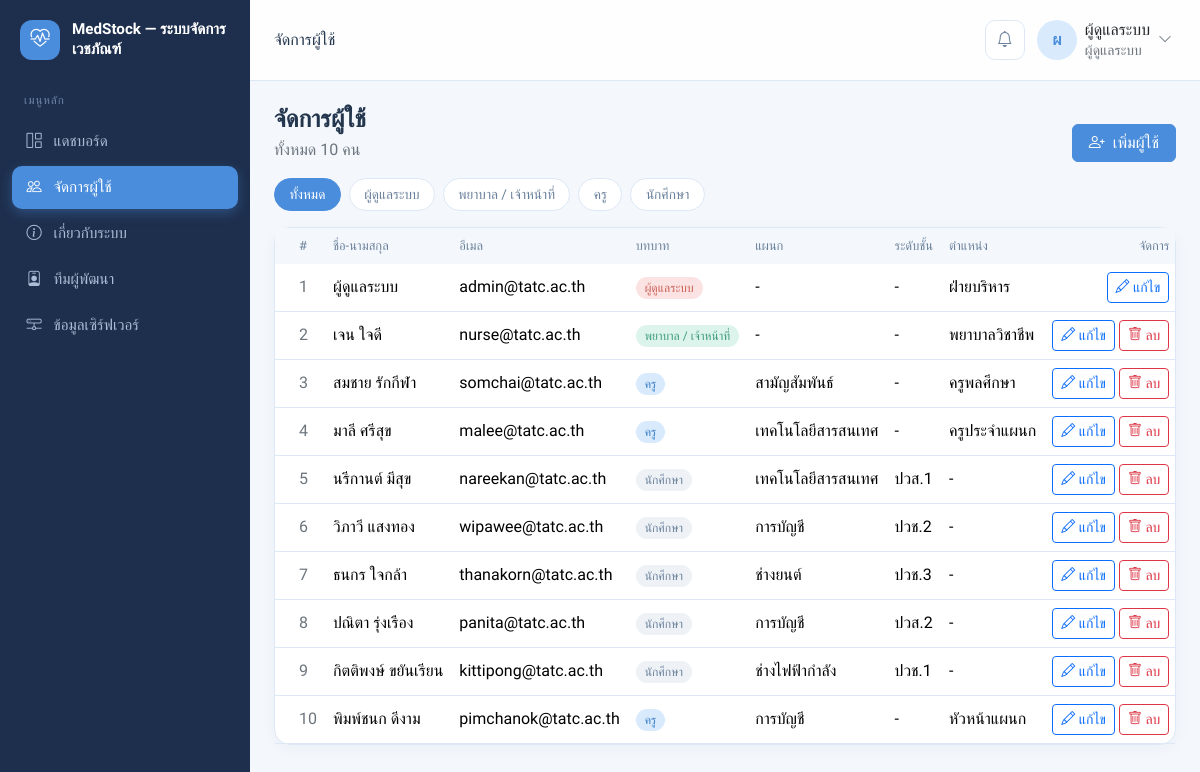
Screenshot of /users/index.php (signed in) with the database file from the repository.
### tables this page shows
CREATE TABLE users (
  id            INT AUTO_INCREMENT PRIMARY KEY,
  email         VARCHAR(255) NOT NULL UNIQUE,
  password_hash VARCHAR(255) NOT NULL,             
  full_name     VARCHAR(150) NOT NULL,
  role          ENUM('admin','nurse','teacher','student') NOT NULL,
  department_id INT NULL,                          
  level_id      INT NULL,                          
  position      VARCHAR(100) NULL,
  created_at    TIMESTAMP NOT NULL DEFAULT CURRENT_TIMESTAMP,
  CONSTRAINT fk_users_department FOREIGN KEY (department_id) REFERENCES departments(id),
  CONSTRAINT fk_users_level      FOREIGN KEY (level_id)      REFERENCES levels(id)
);

CREATE TABLE departments (
  id   INT AUTO_INCREMENT PRIMARY KEY,
  name VARCHAR(100) NOT NULL UNIQUE
);

CREATE TABLE levels (
  id   INT AUTO_INCREMENT PRIMARY KEY,
  name VARCHAR(50) NOT NULL UNIQUE
);

### config.php (called while the page is built, shortened)
<?php
$roles = [
    'admin'   => 'ผู้ดูแลระบบ',
    'nurse'   => 'พยาบาล / เจ้าหน้าที่',
    'teacher' => 'ครู',
    'student' => 'นักศึกษา',
];
function e($s)
{
    return htmlspecialchars((string) $s, ENT_QUOTES, 'UTF-8');
}

### db.php (called while the page is built, shortened)
<?php
require_once __DIR__ . '/config.php';
try {
    $conn = mysqli_connect(DB_HOST, DB_USER, DB_PASS, DB_NAME);
    mysqli_set_charset($conn, 'utf8mb4');
} catch (mysqli_sql_exception $ex) {
    http_response_code(500);
    echo '<!DOCTYPE html><html lang="th"><head><meta charset="UTF-8"><title>เชื่อมต่อฐานข้อมูลไม่ได้</title></head>';
    echo '<body style="font-family:sans-serif;padding:2rem;max-width:640px">';
    echo '<h1>เชื่อมต่อฐานข้อมูลไม่ได้</h1>';
    echo '<p>ตรวจสอบว่าเปิด MySQL ใน XAMPP Control Panel แล้ว และนำเข้าไฟล์ <code>database/medstock_db.sql</code> ผ่าน phpMyAdmin แล้ว</p>';
    echo '</body></html>';
    exit;
}
function current_user()
{
    global $conn;
    static $user = false;
    if ($user === false) {
        $user = null;
        if (!empty($_SESSION['user_id'])) {
            $stmt = mysqli_prepare($conn, 'SELECT id, email, full_name, role FROM users WHERE id = ?');
            mysqli_stmt_bind_param($stmt, 'i', $_SESSION['user_id']);
            mysqli_stmt_execute($stmt);
            $user = mysqli_fetch_assoc(mysqli_stmt_get_result($stmt));
        }
    }
    return $user;
}
function require_login(array $allowedRoles = [])
{
    $user = current_user();
    return $user;
}

### users/index.php (the view, shortened to what this page needs)
<?php
require_once '../db.php';
$me = require_login(['admin']);
$role = $_GET['role'] ?? '';
if (!array_key_exists($role, $roles)) {
    $role = '';
}
$sql = "SELECT u.id, u.full_name, u.email, u.role, u.position,
               d.name AS department_name,
               l.name AS level_name
        FROM users u
        LEFT JOIN departments d ON d.id = u.department_id
        LEFT JOIN levels l ON l.id = u.level_id";
if ($role !== '') {
    $stmt = mysqli_prepare($conn, $sql . ' WHERE u.role = ? ORDER BY u.id');
    mysqli_stmt_bind_param($stmt, 's', $role);
    mysqli_stmt_execute($stmt);
    $result = mysqli_stmt_get_result($stmt);
} else {
    $result = mysqli_query($conn, $sql . ' ORDER BY u.id');
}
$users = mysqli_fetch_all($result, MYSQLI_ASSOC);
$roleBadge = [
    'admin'   => 'badge-soft-coral',
    'nurse'   => 'badge-soft-mint',
    'teacher' => 'badge-soft-blue',
    'student' => 'badge-soft-muted',
];
$base = '../';
$pageTitle = 'จัดการผู้ใช้';
$activeMenu = 'users';
require '../includes/header.php';
?>
<div class="d-flex flex-wrap align-items-end justify-content-between gap-2 mb-3">
  <div>
    <h1 class="h4 fw-semibold mb-1">จัดการผู้ใช้</h1>
    <p class="text-secondary mb-0">ทั้งหมด <?php echo count($users); ?> คน
      <?php echo $role !== '' ? '· บทบาท ' . e($roles[$role]) : ''; ?></p>
  </div>
  <a href="create.php" class="btn btn-brand px-3"><i class="bi bi-person-plus me-1"></i> เพิ่มผู้ใช้</a>
</div>
<div class="d-flex flex-wrap gap-2 mb-3">
  <a href="index.php" class="filter-pill<?php echo $role === '' ? ' active' : ''; ?>">ทั้งหมด</a>
  <?php foreach ($roles as $key => $label): ?>
    <a href="index.php?role=<?php echo e($key); ?>" class="filter-pill<?php echo $role === $key ? ' active' : ''; ?>">
      <?php echo e($label); ?>
    </a>
  <?php endforeach; ?>
</div>
<div class="panel">
  <div class="table-responsive">
    <table class="table">
      <thead>
        <tr>
          <th class="ps-4">#</th>
          <th>ชื่อ-นามสกุล</th>
          <th>อีเมล</th>
          <th>บทบาท</th>
          <th>แผนก</th>
          <th>ระดับชั้น</th>
          <th>ตำแหน่ง</th>
          <th class="pe-4 text-end">จัดการ</th>
        </tr>
      </thead>
      <tbody>
        <?php foreach ($users as $u): ?>
          <tr>
            <td class="ps-4 text-secondary"><?php echo (int) $u['id']; ?></td>
            <td class="fw-medium"><?php echo e($u['full_name']); ?></td>
            <td><?php echo e($u['email']); ?></td>
            <td><span class="badge <?php echo $roleBadge[$u['role']]; ?>"><?php echo e($roles[$u['role']]); ?></span></td>
            <td><?php echo e($u['department_name'] ?? '-'); ?></td>
            <td><?php echo e($u['level_name'] ?? '-'); ?></td>
            <td><?php echo e($u['position'] ?? '-'); ?></td>
            <td class="pe-4 text-end">
              <a href="edit.php?id=<?php echo (int) $u['id']; ?>" class="btn btn-sm btn-outline-primary">
                <i class="bi bi-pencil"></i> แก้ไข
              </a>
              <?php if ((int) $u['id'] !== (int) $me['id']): ?>
              <form action="delete.php" method="post" class="d-inline"
                onsubmit="return confirm('ยืนยันลบผู้ใช้ <?php echo e(addslashes($u['full_name'])); ?> ?');">
                <button type="submit" class="btn btn-sm btn-outline-danger"><i class="bi bi-trash"></i> ลบ</button>
              </form>
              <?php endif; ?>
            </td>
          </tr>
        <?php endforeach; ?>
      </tbody>
    </table>
  </div>
</div>
<?php require '../includes/footer.php'; ?>

### includes/header.php (shortened to what this page needs)
<?php
require_once __DIR__ . '/../db.php';
$base = $base ?? '';
$activeMenu = $activeMenu ?? '';
$currentUser = current_user();
$menu = [
    'dashboard' => ['icon' => 'bi-grid-1x2',     'label' => 'แดชบอร์ด',        'href' => 'index.php'],
    'users'     => ['icon' => 'bi-people',       'label' => 'จัดการผู้ใช้',     'href' => 'users/index.php', 'roles' => ['admin']],
    'about'     => ['icon' => 'bi-info-circle',  'label' => 'เกี่ยวกับระบบ',    'href' => 'about.php'],
    'team'      => ['icon' => 'bi-person-badge', 'label' => 'ทีมผู้พัฒนา',      'href' => 'index1.php'],
    'server'    => ['icon' => 'bi-hdd-network',  'label' => 'ข้อมูลเซิร์ฟเวอร์', 'href' => 'server.php', 'roles' => ['admin']],
];
$menu = array_filter($menu, function ($item) use ($currentUser) {
    return empty($item['roles']) || ($currentUser && in_array($currentUser['role'], $item['roles'], true));
});
?>
<!DOCTYPE html>
<html lang="th">
<head>
  <link href="https://cdn.jsdelivr.net/npm/bootstrap@5.3.3/dist/css/bootstrap.min.css" rel="stylesheet">
  <link href="https://cdn.jsdelivr.net/npm/bootstrap-icons@1.11.3/font/bootstrap-icons.min.css" rel="stylesheet">
  <link href="<?php echo e($base); ?>assets/css/style.css" rel="stylesheet">
</head>
<body>
  <aside class="sidebar offcanvas-lg offcanvas-start" tabindex="-1" id="sidebar" aria-labelledby="sidebarLabel">
    <div class="d-flex align-items-start justify-content-between">
      <a class="brand" href="<?php echo e($base); ?>index.php" id="sidebarLabel">
        <span class="brand-logo"><i class="bi bi-heart-pulse"></i></span>
        <span class="brand-name"><?php echo e(APP_NAME); ?></span>
      </a>
    </div>
    <div class="menu-title">เมนูหลัก</div>
    <nav>
      <?php foreach ($menu as $key => $item): $isActive = ($key === $activeMenu); ?>
        <a class="side-link<?php echo $isActive ? ' active' : ''; ?>" href="<?php echo e($base . $item['href']); ?>"
          <?php echo $isActive ? 'aria-current="page"' : ''; ?>>
          <i class="bi <?php echo e($item['icon']); ?>"></i>
          <span><?php echo e($item['label']); ?></span>
        </a>
      <?php endforeach; ?>
    </nav>
  </aside>
  <div class="main">
    <header class="topbar">
      <div class="d-flex align-items-center gap-3 px-3 px-lg-4 py-3">
        <span class="fw-medium d-none d-md-inline"><?php echo e($pageTitle ?? ''); ?></span>
        <div class="ms-auto d-flex align-items-center gap-2">
          <button class="icon-btn" type="button" aria-label="การแจ้งเตือน">
            <i class="bi bi-bell"></i>
          </button>
          <?php if ($currentUser): ?>
            <div class="dropdown">
              <button class="btn d-flex align-items-center gap-2 p-1 border-0" type="button"
                data-bs-toggle="dropdown" aria-expanded="false">
                <span class="avatar"><?php echo e(mb_substr($currentUser['full_name'], 0, 1)); ?></span>
                <span class="text-start d-none d-sm-block lh-sm">
                  <span class="d-block fw-medium"><?php echo e($currentUser['full_name']); ?></span>
                  <small class="text-secondary"><?php echo e($roles[$currentUser['role']] ?? $currentUser['role']); ?></small>
                </span>
                <i class="bi bi-chevron-down small text-secondary"></i>
              </button>
            </div>
          <?php endif; ?>
        </div>
      </div>
    </header>
    <main class="p-3 p-lg-4">

### includes/footer.php (shortened to what this page needs)
    </main>
  </div>
</body>
</html>

### assets/css/style.css (style rules this page uses)
:root { --pp-bg: #f4f8fd; --pp-surface: #ffffff; --pp-sidebar: #1e2f4d; --pp-sidebar-text: #a9bdd6; --pp-sidebar-muted: #6f86a6; --pp-border: #dce8f5; --pp-text: #23364d; --pp-muted: #6b819b; --pp-primary: #4a8ddc; --pp-primary-soft: #d8eafc; --pp-sky: #5bb2e6; --pp-sky-soft: #ddf1fb; --pp-coral: #e87a7a; --pp-coral-soft: #fce3e3; --pp-mint: #45b894; --pp-mint-soft: #dcf4ec; --pp-warning: #eea83b; --pp-warning-soft: #fdf3df; --pp-gray-soft: #eef2f6; --sidebar-w: 250px; }
body { font-family: 'Prompt', system-ui, sans-serif; background: var(--pp-bg); color: var(--pp-text); }
.sidebar { width: var(--sidebar-w); background-color: var(--pp-sidebar) !important; border-right: 0; }
@media (min-width: 992px) { .sidebar { position: fixed; inset: 0 auto 0 0; overflow-y: auto; } }
@media (min-width: 992px) { .main { margin-left: var(--sidebar-w); } }
.brand { display: flex; align-items: center; gap: .75rem; padding: 1.25rem 1.25rem 1rem; color: #fff; text-decoration: none; }
.brand-logo { width: 40px; height: 40px; flex-shrink: 0; border-radius: 12px; display: grid; place-items: center; background: var(--pp-primary); color: #fff; font-size: 1.2rem; }
.brand-name { font-weight: 600; font-size: .95rem; line-height: 1.3; }
.menu-title { font-size: .72rem; letter-spacing: .08em; text-transform: uppercase; color: var(--pp-sidebar-muted); padding: 1rem 1.5rem .5rem; }
.side-link { display: flex; align-items: center; gap: .75rem; margin: .15rem .75rem; padding: .65rem .9rem; border-radius: 10px; color: var(--pp-sidebar-text); text-decoration: none; font-size: .95rem; transition: background .15s, color .15s; }
.side-link.active { background: var(--pp-primary); color: #fff; font-weight: 500; box-shadow: 0 4px 12px rgba(74, 141, 220, .35); }
.topbar { position: sticky; top: 0; z-index: 1020; background: rgba(255, 255, 255, .85); backdrop-filter: blur(8px); border-bottom: 1px solid var(--pp-border); }
.icon-btn { width: 40px; height: 40px; border-radius: 10px; border: 1px solid var(--pp-border); background: var(--pp-surface); color: var(--pp-muted); position: relative; }
.avatar { width: 40px; height: 40px; border-radius: 50%; display: grid; place-items: center; background: var(--pp-primary-soft); color: var(--pp-primary); font-weight: 600; }
.panel { background: var(--pp-surface); border: 1px solid var(--pp-border); border-radius: 16px; box-shadow: 0 4px 16px rgba(35, 54, 77, .04); }
.table { --bs-table-bg: transparent; margin: 0; }
.table thead th { font-size: .8rem; font-weight: 500; color: var(--pp-muted); background: var(--pp-bg); border-bottom: 0; white-space: nowrap; }
.table td { border-color: var(--pp-border); vertical-align: middle; white-space: nowrap; }
.badge-soft-blue, .badge-soft-coral, .badge-soft-warning, .badge-soft-mint, .badge-soft-muted { font-weight: 500; padding: .4em .75em; border-radius: 999px; }
.badge-soft-blue { background: var(--pp-primary-soft); color: #3b7fc8; }
.badge-soft-coral { background: var(--pp-coral-soft); color: #c95f53; }
.badge-soft-mint { background: var(--pp-mint-soft); color: #3c9a7c; }
.badge-soft-muted { background: var(--pp-gray-soft); color: #6b819b; }
.btn-brand { background: var(--pp-primary); border-color: var(--pp-primary); color: #fff; }
.filter-pill { border: 1px solid var(--pp-border); background: var(--pp-surface); color: var(--pp-muted); border-radius: 999px; padding: .35rem .9rem; font-size: .85rem; text-decoration: none; }
.filter-pill.active { background: var(--pp-primary); border-color: var(--pp-primary); color: #fff; }

### rows the page displays
users: full_name "ผ", full_name "ผู้ดูแลระบบ", role "ผู้ดูแลระบบ", id "1", email "admin@tatc.ac.th", department_name "-", level_name "-", position "ฝ่ายบริหาร"
users: id "2", full_name "เจน ใจดี", email "nurse@tatc.ac.th", role "พยาบาล / เจ้าหน้าที่", department_name "-", level_name "-", position "พยาบาลวิชาชีพ"
users: id "3", full_name "สมชาย รักกีฬา", email "somchai@tatc.ac.th", role "ครู", department.name "สามัญสัมพันธ์", level_name "-", position "ครูพลศึกษา"
users: id "4", full_name "มาลี ศรีสุข", email "malee@tatc.ac.th", role "ครู", department.name "เทคโนโลยีสารสนเทศ", level_name "-", position "ครูประจำแผนก"
users: id "5", full_name "นรีกานต์ มีสุข", email "nareekan@tatc.ac.th", role "นักศึกษา", department.name "เทคโนโลยีสารสนเทศ", level.name "ปวส.1", position "-"
users: id "6", full_name "วิภาวี แสงทอง", email "wipawee@tatc.ac.th", role "นักศึกษา", department.name "การบัญชี", level.name "ปวช.2", position "-"
users: id "7", full_name "ธนกร ใจกล้า", email "thanakorn@tatc.ac.th", role "นักศึกษา", department.name "ช่างยนต์", level.name "ปวช.3", position "-"
users: id "8", full_name "ปณิตา รุ่งเรือง", email "panita@tatc.ac.th", role "นักศึกษา", department.name "การบัญชี", level.name "ปวส.2", position "-"
users: id "9", full_name "กิตติพงษ์ ขยันเรียน", email "kittipong@tatc.ac.th", role "นักศึกษา", department.name "ช่างไฟฟ้ากำลัง", level.name "ปวช.1", position "-"
users: id "10", full_name "พิมพ์ชนก ดีงาม", email "pimchanok@tatc.ac.th", role "ครู", department.name "การบัญชี", level_name "-", position "หัวหน้าแผนก"

### other values shown
APP_NAME "MedStock — ระบบจัดการเวชภัณฑ์"
$item['label'] "แดชบอร์ด"
$item['label'] "จัดการผู้ใช้"
$item['label'] "เกี่ยวกับระบบ"
$item['label'] "ทีมผู้พัฒนา"
$item['label'] "ข้อมูลเซิร์ฟเวอร์"
$pageTitle "จัดการผู้ใช้"
count($users) "10"
$label "ผู้ดูแลระบบ"
$label "พยาบาล / เจ้าหน้าที่"
$label "ครู"
$label "นักศึกษา"
